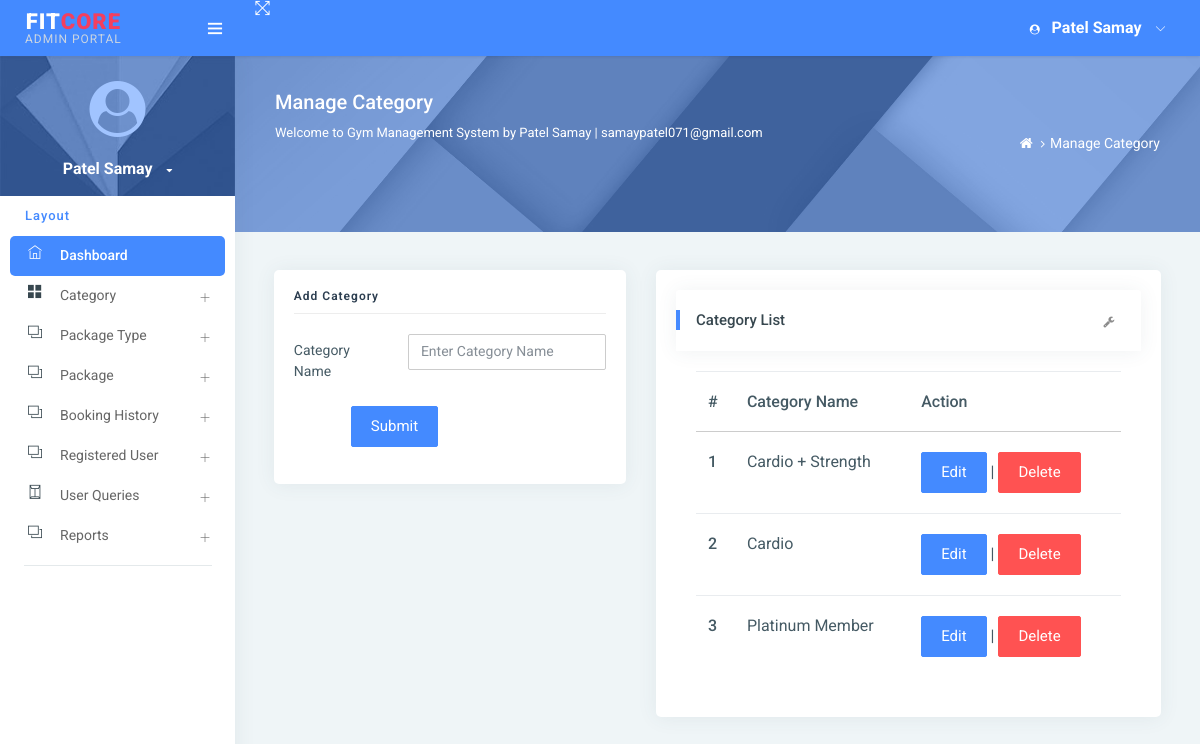
Screenshot of /manageCategory/ (signed in) with the database file from the repository.
### gym/models.py (models this page shows, shortened)
class Category(models.Model):
    categoryname = models.CharField(max_length=200, null=True)
    status = models.CharField(max_length=300, null=True)
    creationdate = models.DateTimeField(auto_now_add=True)

### gym/views.py (the view)
# urls.py: path('manageCategory/', manageCategory, name='manageCategory'),
def manageCategory(request):
    if not request.user.is_authenticated:
        return redirect('admin_login')
    category = Category.objects.all()
    try:
        if request.method == "POST":
            categoryname = request.POST['categoryname']
            try:
                Category.objects.create(categoryname=categoryname)
                error = "no"
            except:
                error = "yes"
    except:
        pass
    return render(request, 'admin/manageCategory.html', locals())

### gym/templates/admin/manageCategory.html (shortened to what this page needs)
{% extends 'admin_base.html' %}
{% load static %}
{% block main %}
<div class="page-header">
    <div class="page-block">
        <div class="row align-items-center">
            <div class="col-md-8">
                <div class="page-header-title">
                    <h5 class="m-b-10">Manage Category</h5>
                    <p class="m-b-0">Welcome to Gym Management System by Patel Samay | samaypatel071@gmail.com</p>
                    <div style="margin-top: 15px; display: flex; justify-content: center; align-items: center; gap: 20px;">
                        <a href="https://github.com/Samay-P07" target="_blank" title="GitHub" style="color:#cbd5e1; text-decoration:none;"><i class="fab fa-github fa-2x" style="transition:0.3s;" onmouseover="this.style.color='#f43f5e'" onmouseout="this.style.color='#cbd5e1'"></i></a>
                        <a href="https://linkedin.com/in/samaypatel7" target="_blank" title="LinkedIn" style="color:#cbd5e1; text-decoration:none;"><i class="fab fa-linkedin fa-2x" style="transition:0.3s;" onmouseover="this.style.color='#f43f5e'" onmouseout="this.style.color='#cbd5e1'"></i></a>
                    </div>
                </div>
            </div>
            <div class="col-md-4">
                <ul class="breadcrumb-title">
                    <li class="breadcrumb-item">
                        <a href="{% url 'admin_home' %}"> <i class="fa fa-home"></i> </a>
                    </li>
                    <li class="breadcrumb-item"><a href="">Manage Category</a>
                    </li>
                </ul>
            </div>
        </div>
    </div>
</div>
<div class="pcoded-inner-content">
    <div class="main-body">
        <div class="page-wrapper">
            <div class="page-body">
                <div class="row">
                    <div class="col-sm-5">
                        <div class="card">
                            <div class="card-block">
                                <h4 class="sub-title">Add Category</h4>
                                <form method="post">
                                    <div class="form-group row">
                                        <label class="col-sm-4 col-form-label">Category Name</label>
                                        <div class="col-sm-8">
                                            <input type="text" name="categoryname" placeholder="Enter Category Name"
                                                   class="form-control" required>
                                        </div>
                                    </div>
                                    <div class="form-group row">
                                        <label class="col-sm-2 col-form-label"></label>
                                        <div class="col-sm-10">
                                            <input type="submit" class="btn btn-primary" value="Submit">
                                        </div>
                                    </div>
                                </form>
                            </div>
                        </div>
                    </div>
                    <div class="col-md-7">
                        <div class="card">
                            <div class="card-block">
                                <div class="card-header">
                                    <h5>Category List</h5>
                                    <div class="card-header-right">
                                        <ul class="list-unstyled card-option">
                                            <li><i class="fa fa fa-wrench open-card-option"></i></li>
                                        </ul>
                                    </div>
                                </div>
                                <div class="card-block table-border-style">
                                    <div class="table-responsive">
                                        <table class="table">
                                            <thead>
                                            <tr>
                                                <th>#</th>
                                                <th>Category Name</th>
                                                <th>Action</th>
                                            </tr>
                                            </thead>
                                            <tbody>
                                            {% for i in category %}
                                            <tr>
                                                <th scope="row">{{forloop.counter}}</th>
                                                <td>{{i.categoryname}}</td>
                                                <td><a href="{% url 'editCategory' i.id %}" class="btn btn-primary">Edit</a> |
                                                    <a href="{% url 'deleteCategory' i.id %}"
                                                       onclick="return confirm('Are you sure to Delete')"
                                                       class="btn btn-danger">Delete</a></td>
                                            </tr>
                                            {% endfor %}
                                            </tbody>
                                        </table>
                                    </div>
                                </div>
                            </div>
                        </div>
                    </div>
                </div>
            </div>
        </div>
    </div>
</div>
{% endblock %}

### rows the page displays
Category: categoryname "Cardio + Strength"
Category: categoryname "Cardio"
Category: categoryname "Platinum Member"
